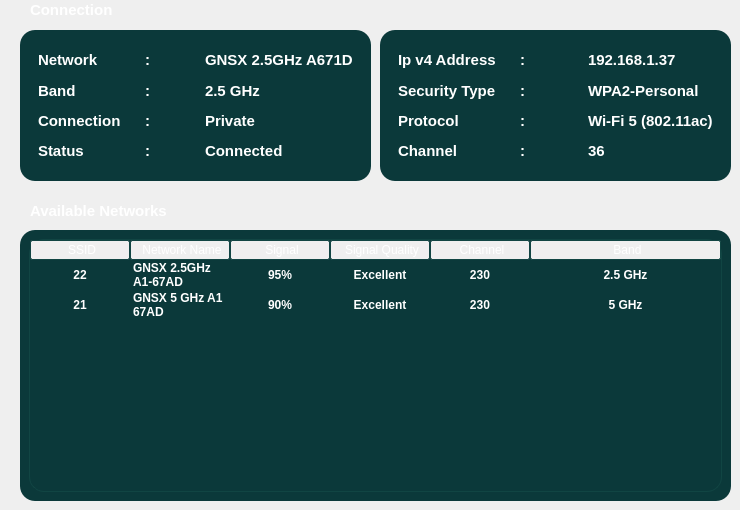
        <widget class="QWidget" name="page_home">
         <widget class="QWidget" name="home_widget_1" native="true">
          <property name="geometry">
           <rect>
            <x>10</x>
            <y>10</y>
            <width>721</width>
            <height>181</height>
           </rect>
          </property>
          <property name="styleSheet">
           <string notr="true">background:transparent;</string>
          </property>
          <widget class="QFrame" name="frame_3">
           <property name="geometry">
            <rect>
             <x>370</x>
             <y>20</y>
             <width>351</width>
             <height>151</height>
            </rect>
           </property>
           <property name="styleSheet">
            <string notr="true">background:#0b393a;
border-radius:15px;</string>
           </property>
           <property name="frameShape">
            <enum>QFrame::StyledPanel</enum>
           </property>
           <property name="frameShadow">
            <enum>QFrame::Raised</enum>
           </property>
           <layout class="QHBoxLayout" name="horizontalLayout_6">
            <item>
             <widget class="QFrame" name="frame_5">
              <property name="frameShape">
               <enum>QFrame::StyledPanel</enum>
              </property>
              <property name="frameShadow">
               <enum>QFrame::Raised</enum>
              </property>
              <layout class="QVBoxLayout" name="verticalLayout_4">
               <item>
                <widget class="QLabel" name="label_6">
                 <property name="font">
                  <font>
                   <pointsize>11</pointsize>
                   <bold>true</bold>
                  </font>
                 </property>
                 <property name="styleSheet">
                  <string notr="true">background:transparent;
color:white;</string>
                 </property>
                 <property name="text">
                  <string>Ip v4 Address</string>
                 </property>
                </widget>
               </item>
               <item>
                <widget class="QLabel" name="label_7">
                 <property name="font">
                  <font>
                   <pointsize>11</pointsize>
                   <bold>true</bold>
                  </font>
                 </property>
                 <property name="styleSheet">
                  <string notr="true">background:transparent;
color:white;</string>
                 </property>
                 <property name="text">
                  <string>Security Type</string>
                 </property>
                </widget>
               </item>
               <item>
                <widget class="QLabel" name="label_8">
                 <property name="font">
                  <font>
                   <pointsize>11</pointsize>
                   <bold>true</bold>
                  </font>
                 </property>
                 <property name="styleSheet">
                  <string notr="true">background:transparent;
color:white;</string>
                 </property>
                 <property name="text">
                  <string>Protocol</string>
                 </property>
                </widget>
               </item>
               <item>
                <widget class="QLabel" name="label_9">
                 <property name="font">
                  <font>
                   <pointsize>11</pointsize>
                   <bold>true</bold>
                  </font>
                 </property>
                 <property name="styleSheet">
                  <string notr="true">background:transparent;
color:white;</string>
                 </property>
                 <property name="text">
                  <string>Channel</string>
                 </property>
                </widget>
               </item>
              </layout>
             </widget>
            </item>
            <item>
             <widget class="QFrame" name="frame_7">
              <property name="styleSheet">
               <string notr="true"/>
              </property>
              <property name="frameShape">
               <enum>QFrame::StyledPanel</enum>
              </property>
              <property name="frameShadow">
               <enum>QFrame::Raised</enum>
              </property>
              <layout class="QVBoxLayout" name="verticalLayout_6">
               <item>
                <widget class="QLabel" name="label_14">
                 <property name="font">
                  <font>
                   <pointsize>11</pointsize>
                   <bold>true</bold>
                  </font>
                 </property>
                 <property name="styleSheet">
                  <string notr="true">background:transparent;
color:white;</string>
                 </property>
                 <property name="text">
                  <string>:</string>
                 </property>
                </widget>
               </item>
               <item>
                <widget class="QLabel" name="label_15">
                 <property name="font">
                  <font>
                   <pointsize>11</pointsize>
                   <bold>true</bold>
                  </font>
                 </property>
                 <property name="styleSheet">
                  <string notr="true">background:transparent;
color:white;</string>
                 </property>
                 <property name="text">
                  <string>:</string>
                 </property>
                </widget>
               </item>
               <item>
                <widget class="QLabel" name="label_16">
                 <property name="font">
                  <font>
                   <pointsize>11</pointsize>
                   <bold>true</bold>
                  </font>
                 </property>
                 <property name="styleSheet">
                  <string notr="true">background:transparent;
color:white;</string>
                 </property>
                 <property name="text">
                  <string>:</string>
                 </property>
                </widget>
               </item>
               <item>
                <widget class="QLabel" name="label_17">
                 <property name="font">
                  <font>
                   <pointsize>11</pointsize>
                   <bold>true</bold>
                  </font>
                 </property>
                 <property name="styleSheet">
                  <string notr="true">background:transparent;
color:white;</string>
                 </property>
                 <property name="text">
                  <string>:</string>
                 </property>
                </widget>
               </item>
              </layout>
             </widget>
            </item>
            <item>
             <widget class="QFrame" name="frame_6">
              <property name="frameShape">
               <enum>QFrame::StyledPanel</enum>
              </property>
              <property name="frameShadow">
               <enum>QFrame::Raised</enum>
              </property>
              <layout class="QVBoxLayout" name="verticalLayout_5">
               <item>
                <widget class="QLabel" name="label_10">
                 <property name="font">
                  <font>
                   <pointsize>11</pointsize>
                   <bold>true</bold>
                  </font>
                 </property>
                 <property name="styleSheet">
                  <string notr="true">background:transparent;
color:white;</string>
                 </property>
                 <property name="text">
                  <string>192.168.1.37</string>
                 </property>
                </widget>
               </item>
               <item>
                <widget class="QLabel" name="label_11">
                 <property name="font">
                  <font>
                   <pointsize>11</pointsize>
                   <bold>true</bold>
                  </font>
                 </property>
                 <property name="styleSheet">
                  <string notr="true">background:transparent;
color:white;</string>
                 </property>
                 <property name="text">
                  <string>WPA2-Personal</string>
                 </property>
                 <property name="wordWrap">
                  <bool>true</bool>
                 </property>
                </widget>
               </item>
               <item>
                <widget class="QLabel" name="label_12">
                 <property name="font">
                  <font>
                   <pointsize>11</pointsize>
                   <bold>true</bold>
                  </font>
                 </property>
                 <property name="styleSheet">
                  <string notr="true">background:transparent;
color:white;</string>
                 </property>
                 <property name="text">
                  <string>Wi-Fi 5 (802.11ac)</string>
                 </property>
                 <property name="wordWrap">
                  <bool>true</bool>
                 </property>
                </widget>
               </item>
               <item>
                <widget class="QLabel" name="label_13">
                 <property name="font">
                  <font>
                   <pointsize>11</pointsize>
                   <bold>true</bold>
                  </font>
                 </property>
                 <property name="styleSheet">
                  <string notr="true">background:transparent;
color:white;</string>
                 </property>
                 <property name="text">
                  <string>36</string>
                 </property>
                </widget>
               </item>
              </layout>
             </widget>
            </item>
           </layout>
          </widget>
          <widget class="QFrame" name="frame_4">
           <property name="geometry">
            <rect>
             <x>10</x>
             <y>20</y>
             <width>351</width>
             <height>151</height>
            </rect>
           </property>
           <property name="styleSheet">
            <string notr="true">background:#0b393a;
border-radius:15px;</string>
           </property>
           <property name="frameShape">
            <enum>QFrame::StyledPanel</enum>
           </property>
           <property name="frameShadow">
            <enum>QFrame::Raised</enum>
           </property>
           <layout class="QHBoxLayout" name="horizontalLayout_7">
            <item>
             <widget class="QFrame" name="frame_14">
              <property name="frameShape">
               <enum>QFrame::StyledPanel</enum>
              </property>
              <property name="frameShadow">
               <enum>QFrame::Raised</enum>
              </property>
              <layout class="QVBoxLayout" name="verticalLayout_11">
               <item>
                <widget class="QLabel" name="label_37">
                 <property name="font">
                  <font>
                   <pointsize>11</pointsize>
                   <bold>true</bold>
                  </font>
                 </property>
                 <property name="styleSheet">
                  <string notr="true">background:transparent;
color:white;</string>
                 </property>
                 <property name="text">
                  <string>Network</string>
                 </property>
                </widget>
               </item>
               <item>
                <widget class="QLabel" name="label_38">
                 <property name="font">
                  <font>
                   <pointsize>11</pointsize>
                   <bold>true</bold>
                  </font>
                 </property>
                 <property name="styleSheet">
                  <string notr="true">background:transparent;
color:white;</string>
                 </property>
                 <property name="text">
                  <string>Band</string>
                 </property>
                </widget>
               </item>
               <item>
                <widget class="QLabel" name="label_39">
                 <property name="font">
                  <font>
                   <pointsize>11</pointsize>
                   <bold>true</bold>
                  </font>
                 </property>
                 <property name="styleSheet">
                  <string notr="true">background:transparent;
color:white;</string>
                 </property>
                 <property name="text">
                  <string>Connection</string>
                 </property>
                </widget>
               </item>
               <item>
                <widget class="QLabel" name="label_40">
                 <property name="font">
                  <font>
                   <pointsize>11</pointsize>
                   <bold>true</bold>
                  </font>
                 </property>
                 <property name="styleSheet">
                  <string notr="true">background:transparent;
color:white;</string>
                 </property>
                 <property name="text">
                  <string>Status</string>
                 </property>
                </widget>
               </item>
              </layout>
             </widget>
            </item>
            <item>
             <widget class="QFrame" name="frame_15">
              <property name="styleSheet">
               <string notr="true"/>
              </property>
              <property name="frameShape">
               <enum>QFrame::StyledPanel</enum>
              </property>
              <property name="frameShadow">
               <enum>QFrame::Raised</enum>
              </property>
              <layout class="QVBoxLayout" name="verticalLayout_12">
               <item>
                <widget class="QLabel" name="label_41">
                 <property name="font">
                  <font>
                   <pointsize>11</pointsize>
                   <bold>true</bold>
                  </font>
                 </property>
                 <property name="styleSheet">
                  <string notr="true">background:transparent;
color:white;</string>
                 </property>
                 <property name="text">
                  <string>:</string>
                 </property>
                </widget>
               </item>
               <item>
                <widget class="QLabel" name="label_42">
                 <property name="font">
                  <font>
                   <pointsize>11</pointsize>
                   <bold>true</bold>
                  </font>
                 </property>
                 <property name="styleSheet">
                  <string notr="true">background:transparent;
color:white;</string>
                 </property>
                 <property name="text">
                  <string>:</string>
                 </property>
                </widget>
               </item>
               <item>
                <widget class="QLabel" name="label_43">
                 <property name="font">
                  <font>
                   <pointsize>11</pointsize>
                   <bold>true</bold>
                  </font>
                 </property>
                 <property name="styleSheet">
                  <string notr="true">background:transparent;
color:white;</string>
                 </property>
                 <property name="text">
                  <string>:</string>
                 </property>
                </widget>
               </item>
               <item>
                <widget class="QLabel" name="label_44">
                 <property name="font">
                  <font>
                   <pointsize>11</pointsize>
                   <bold>true</bold>
                  </font>
                 </property>
                 <property name="styleSheet">
                  <string notr="true">background:transparent;
color:white;</string>
                 </property>
                 <property name="text">
                  <string>:</string>
                 </property>
                </widget>
               </item>
              </layout>
             </widget>
            </item>
            <item>
             <widget class="QFrame" name="frame_16">
              <property name="styleSheet">
               <string notr="true"/>
              </property>
              <property name="frameShape">
               <enum>QFrame::StyledPanel</enum>
              </property>
              <property name="frameShadow">
               <enum>QFrame::Raised</enum>
              </property>
              <layout class="QVBoxLayout" name="verticalLayout_13">
               <item>
                <widget class="QLabel" name="label_45">
                 <property name="font">
                  <font>
                   <pointsize>11</pointsize>
                   <bold>true</bold>
                  </font>
                 </property>
                 <property name="styleSheet">
                  <string notr="true">background:transparent;
color:white;</string>
                 </property>
                 <property name="text">
                  <string>GNSX 2.5GHz A671D</string>
                 </property>
                 <property name="wordWrap">
                  <bool>true</bool>
                 </property>
                </widget>
               </item>
               <item>
                <widget class="QLabel" name="label_46">
                 <property name="font">
                  <font>
                   <pointsize>11</pointsize>
                   <bold>true</bold>
                  </font>
                 </property>
                 <property name="styleSheet">
                  <string notr="true">background:transparent;
color:white;</string>
                 </property>
                 <property name="text">
                  <string>2.5 GHz</string>
                 </property>
                </widget>
               </item>
               <item>
                <widget class="QLabel" name="label_47">
                 <property name="font">
                  <font>
                   <pointsize>11</pointsize>
                   <bold>true</bold>
                  </font>
                 </property>
                 <property name="styleSheet">
                  <string notr="true">background:transparent;
color:white;</string>
                 </property>
                 <property name="text">
                  <string>Private</string>
                 </property>
                </widget>
               </item>
               <item>
                <widget class="QLabel" name="label_48">
                 <property name="font">
                  <font>
                   <pointsize>11</pointsize>
                   <bold>true</bold>
                  </font>
                 </property>
                 <property name="styleSheet">
                  <string notr="true">background:transparent;
color:white;</string>
                 </property>
                 <property name="text">
                  <string>Connected</string>
                 </property>
                </widget>
               </item>
              </layout>
             </widget>
            </item>
           </layout>
          </widget>
         </widget>
         <widget class="QFrame" name="frame_8">
          <property name="geometry">
           <rect>
            <x>20</x>
            <y>230</y>
            <width>711</width>
            <height>271</height>
           </rect>
          </property>
          <property name="styleSheet">
           <string notr="true">background:#0b393a;
border-radius:15px;</string>
          </property>
          <property name="frameShape">
           <enum>QFrame::StyledPanel</enum>
          </property>
          <property name="frameShadow">
           <enum>QFrame::Raised</enum>
          </property>
          <layout class="QHBoxLayout" name="horizontalLayout_8">
           <item>
            <widget class="QTableWidget" name="table_available_net">
             <property name="font">
              <font>
               <bold>true</bold>
              </font>
             </property>
             <property name="cursor" stdset="0">
              <cursorShape>ArrowCursor</cursorShape>
             </property>
             <property name="focusPolicy">
              <enum>Qt::NoFocus</enum>
             </property>
             <property name="autoFillBackground">
              <bool>true</bool>
             </property>
             <property name="styleSheet">
              <string notr="true">QTableWidget{
color:white;
border: 1px solid #114543;
}

QHeaderView::section {
        background-color: qlineargradient(x1:0, y1:0, x2:0, y2:1,
                                      stop:0 #0b393a, stop: 0.5 #0b393a,
                                      stop: 0.6 #114543, stop:1 #114543);
    color: white;
    padding-left: 4px;
border-radius:2px;
    border: 1px solid #114543;

}


</string>
             </property>
             <property name="frameShape">
              <enum>QFrame::StyledPanel</enum>
             </property>
             <property name="verticalScrollBarPolicy">
              <enum>Qt::ScrollBarAsNeeded</enum>
             </property>
             <property name="sizeAdjustPolicy">
              <enum>QAbstractScrollArea::AdjustToContentsOnFirstShow</enum>
             </property>
             <property name="editTriggers">
              <set>QAbstractItemView::NoEditTriggers</set>
             </property>
             <property name="selectionMode">
              <enum>QAbstractItemView::NoSelection</enum>
             </property>
             <property name="showGrid">
              <bool>false</bool>
             </property>
             <property name="gridStyle">
              <enum>Qt::SolidLine</enum>
             </property>
             <property name="wordWrap">
              <bool>true</bool>
             </property>
             <property name="cornerButtonEnabled">
              <bool>true</bool>
             </property>
             <attribute name="horizontalHeaderVisible">
              <bool>true</bool>
             </attribute>
             <attribute name="horizontalHeaderCascadingSectionResizes">
              <bool>false</bool>
             </attribute>
             <attribute name="horizontalHeaderMinimumSectionSize">
              <number>32</number>
             </attribute>
             <attribute name="horizontalHeaderHighlightSections">
              <bool>true</bool>
             </attribute>
             <attribute name="horizontalHeaderShowSortIndicator" stdset="0">
              <bool>false</bool>
             </attribute>
             <attribute name="horizontalHeaderStretchLastSection">
              <bool>true</bool>
             </attribute>
             <attribute name="verticalHeaderVisible">
              <bool>false</bool>
             </attribute>
             <row>
              <property name="text">
               <string>1</string>
              </property>
             </row>
             <row>
              <property name="text">
               <string>2</string>
              </property>
             </row>
             <row>
              <property name="text">
               <string>3</string>
              </property>
             </row>
             <row>
              <property name="text">
               <string>4</string>
              </property>
             </row>
             <row>
              <property name="text">
               <string>5</string>
              </property>
             </row>
             <row>
              <property name="text">
               <string>6</string>
              </property>
             </row>
             <row>
              <property name="text">
               <string>7</string>
              </property>
             </row>
             <column>
              <property name="text">
               <string>SSID</string>
              </property>
             </column>
             <column>
              <property name="text">
               <string>Network Name</string>
              </property>
             </column>
             <column>
              <property name="text">
               <string>Signal</string>
              </property>
             </column>
             <column>
              <property name="text">
               <string>Signal Quality</string>
              </property>
             </column>
             <column>
              <property name="text">
               <string>Channel</string>
              </property>
             </column>
             <column>
              <property name="text">
               <string>Band</string>
              </property>
             </column>
             <item row="0" column="0">
              <property name="text">
               <string>22</string>
              </property>
              <property name="font">
               <font>
                <bold>true</bold>
               </font>
              </property>
              <property name="textAlignment">
               <set>AlignCenter</set>
              </property>
              <property name="background">
               <brush brushstyle="NoBrush">
                <color alpha="255">
                 <red>0</red>
                 <green>0</green>
                 <blue>0</blue>
                </color>
               </brush>
              </property>
              <property name="foreground">
               <brush brushstyle="NoBrush">
                <color alpha="255">
                 <red>255</red>
                 <green>255</green>
                 <blue>255</blue>
                </color>
               </brush>
              </property>
             </item>
             <item row="0" column="1">
              <property name="text">
               <string>GNSX 2.5GHz A1-67AD</string>
              </property>
             </item>
             <item row="0" column="2">
              <property name="text">
               <string>95%</string>
              </property>
              <property name="textAlignment">
               <set>AlignCenter</set>
              </property>
             </item>
             <item row="0" column="3">
              <property name="text">
               <string>Excellent</string>
              </property>
              <property name="textAlignment">
               <set>AlignCenter</set>
              </property>
             </item>
             <item row="0" column="4">
              <property name="text">
               <string>230</string>
              </property>
              <property name="textAlignment">
               <set>AlignCenter</set>
              </property>
              <property name="background">
               <brush brushstyle="NoBrush">
                <color alpha="255">
                 <red>11</red>
                 <green>57</green>
                 <blue>58</blue>
                </color>
               </brush>
              </property>
             </item>
             <item row="0" column="5">
              <property name="text">
               <string>2.5 GHz</string>
              </property>
              <property name="textAlignment">
               <set>AlignCenter</set>
              </property>
             </item>
             <item row="1" column="0">
              <property name="text">
               <string>21</string>
              </property>
              <property name="textAlignment">
               <set>AlignCenter</set>
              </property>
             </item>
             <item row="1" column="1">
              <property name="text">
               <string>GNSX 5 GHz A1 67AD</string>
              </property>
             </item>
             <item row="1" column="2">
              <property name="text">
               <string>90%</string>
              </property>
              <property name="textAlignment">
               <set>AlignCenter</set>
              </property>
             </item>
             <item row="1" column="3">
              <property name="text">
               <string>Excellent</string>
              </property>
              <property name="textAlignment">
               <set>AlignCenter</set>
              </property>
             </item>
             <item row="1" column="4">
              <property name="text">
               <string>230</string>
              </property>
              <property name="textAlignment">
               <set>AlignCenter</set>
              </property>
             </item>
             <item row="1" column="5">
              <property name="text">
               <string>5 GHz</string>
              </property>
              <property name="textAlignment">
               <set>AlignCenter</set>
              </property>
             </item>
            </widget>
           </item>
          </layout>
         </widget>
         <widget class="QLabel" name="label_available_net">
          <property name="geometry">
           <rect>
            <x>30</x>
            <y>201</y>
            <width>141</width>
            <height>20</height>
           </rect>
          </property>
          <property name="font">
           <font>
            <pointsize>11</pointsize>
            <bold>true</bold>
           </font>
          </property>
          <property name="styleSheet">
           <string notr="true">background:transparent;
color:white;</string>
          </property>
          <property name="text">
           <string>Available Networks</string>
          </property>
         </widget>
         <widget class="QLabel" name="label_available_net_2">
          <property name="geometry">
           <rect>
            <x>30</x>
            <y>0</y>
            <width>141</width>
            <height>20</height>
           </rect>
          </property>
          <property name="font">
           <font>
            <pointsize>11</pointsize>
            <bold>true</bold>
           </font>
          </property>
          <property name="styleSheet">
           <string notr="true">background:transparent;
color:white;</string>
          </property>
          <property name="text">
           <string>Connection</string>
          </property>
         </widget>
        </widget>
